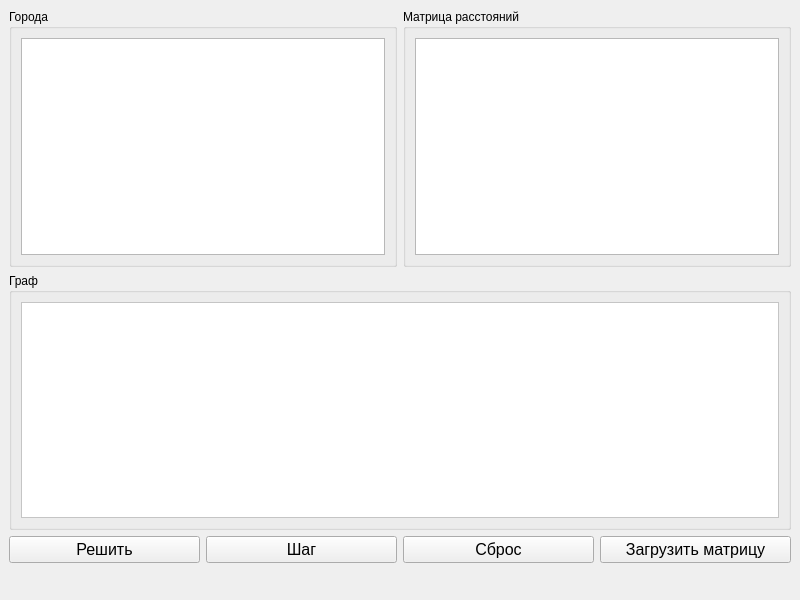
<?xml version="1.0" encoding="UTF-8"?>
<ui version="4.0">
 <class>MainWindow</class>
 <widget class="QMainWindow" name="MainWindow">
  <property name="geometry">
   <rect>
    <x>0</x>
    <y>0</y>
    <width>800</width>
    <height>600</height>
   </rect>
  </property>
  <property name="windowTitle">
   <string>Задача коммивояжера</string>
  </property>
  <widget class="QWidget" name="centralwidget">
   <layout class="QVBoxLayout" name="verticalLayout">
    <item>
     <layout class="QHBoxLayout" name="horizontalLayout">
      <item>
       <widget class="QGroupBox" name="groupBox">
        <property name="visible">
         <bool>false</bool>
        </property>
        <property name="title">
         <string>Города</string>
        </property>
        <layout class="QVBoxLayout" name="verticalLayout_2">
         <item>
          <widget class="QListWidget" name="citiesList">
           <property name="styleSheet">
            <string notr="true">font: 12pt;</string>
           </property>
          </widget>
         </item>
        </layout>
       </widget>
      </item>
      <item>
       <widget class="QGroupBox" name="groupBox_2">
        <property name="title">
         <string>Матрица расстояний</string>
        </property>
        <layout class="QVBoxLayout" name="verticalLayout_3">
         <item>
          <widget class="QTableWidget" name="matrixTable">
           <property name="styleSheet">
            <string notr="true">font: 12pt;</string>
           </property>
          </widget>
         </item>
        </layout>
       </widget>
      </item>
     </layout>
    </item>
    <item>
     <widget class="QGroupBox" name="groupBox_3">
      <property name="title">
       <string>Граф</string>
      </property>
      <layout class="QVBoxLayout" name="verticalLayout_4">
       <item>
        <widget class="QGraphicsView" name="graphicsView">
         <property name="styleSheet">
          <string notr="true">background-color: white;</string>
         </property>
        </widget>
       </item>
      </layout>
     </widget>
    </item>
    <item>
     <layout class="QHBoxLayout" name="horizontalLayout_2">
      <item>
       <widget class="QPushButton" name="solveButton">
        <property name="styleSheet">
         <string notr="true">font: 12pt;</string>
        </property>
        <property name="text">
         <string>Решить</string>
        </property>
       </widget>
      </item>
      <item>
       <widget class="QPushButton" name="stepButton">
        <property name="styleSheet">
         <string notr="true">font: 12pt;</string>
        </property>
        <property name="text">
         <string>Шаг</string>
        </property>
       </widget>
      </item>
      <item>
       <widget class="QPushButton" name="resetButton">
        <property name="styleSheet">
         <string notr="true">font: 12pt;</string>
        </property>
        <property name="text">
         <string>Сброс</string>
        </property>
       </widget>
      </item>
      <item>
       <widget class="QPushButton" name="loadMatrixButton">
        <property name="styleSheet">
         <string notr="true">font: 12pt;</string>
        </property>
        <property name="text">
         <string>Загрузить матрицу</string>
        </property>
       </widget>
      </item>
     </layout>
    </item>
    <item>
     <widget class="QLabel" name="resultLabel">
      <property name="styleSheet">
       <string notr="true">font: 14pt; font-weight: bold;</string>
      </property>
      <property name="text">
       <string/>
      </property>
      <property name="alignment">
       <set>Qt::AlignCenter</set>
      </property>
     </widget>
    </item>
   </layout>
  </widget>
 </widget>
 <resources/>
 <connections/>
</ui>
